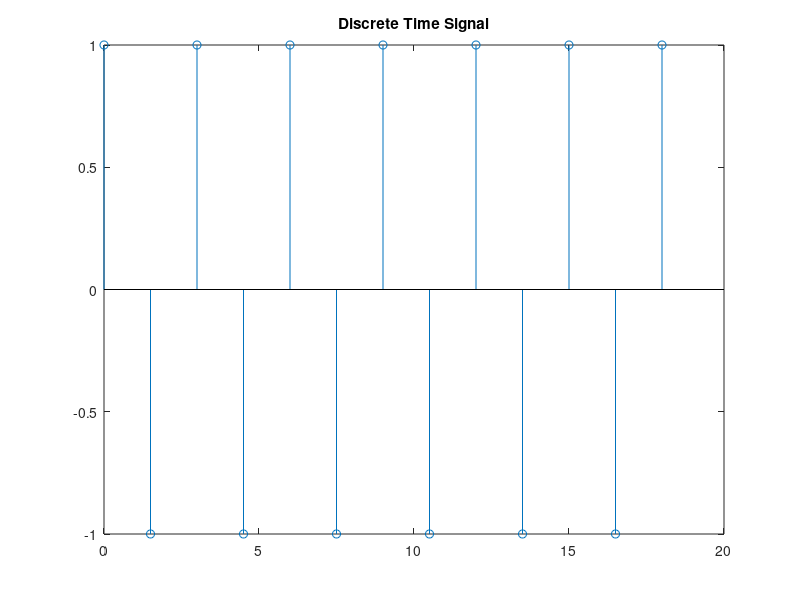

Reproduce this figure in MATLAB.
%Task-1
clc 
clear all 
%Power of DTS
n = 0:1.5:19;
N=20;
X_n=cos(2*pi*n);
stem(n, X_n);
title('Discrete Time Signal');
p=(1/N)*sum(abs(X_n).^2)*1/N